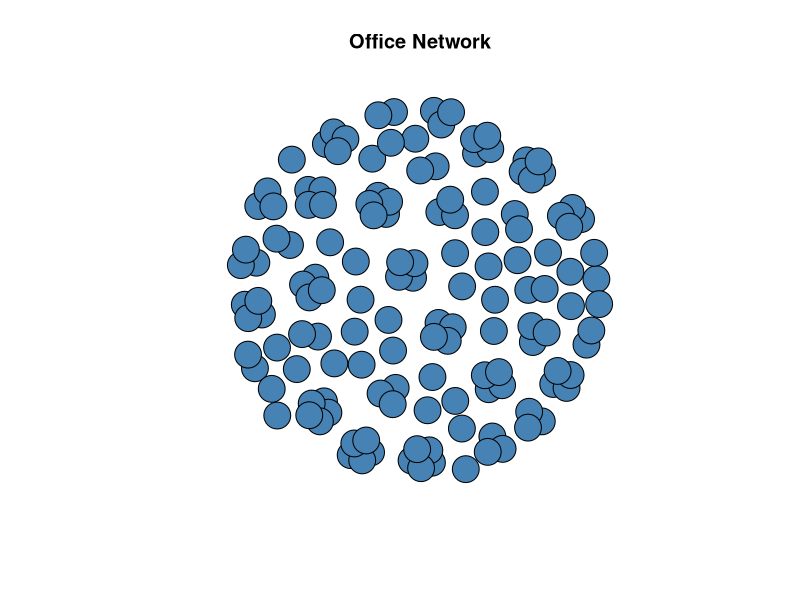
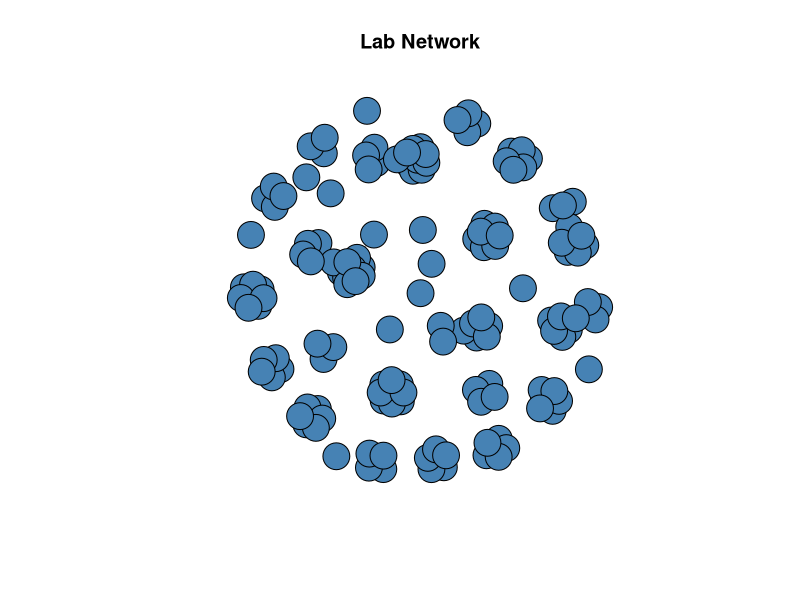
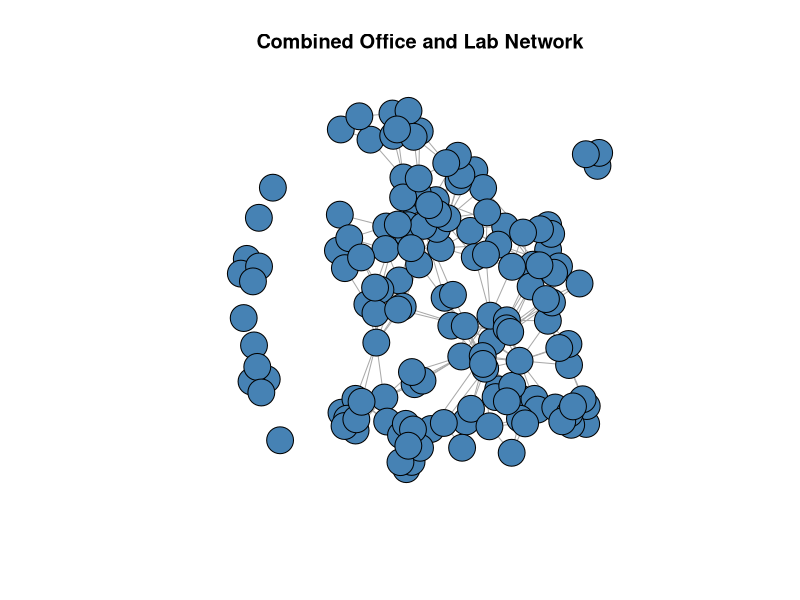

Source code (R) for these figures, in order:
## ---- chunk 1
knitr::opts_chunk$set(message = FALSE)
## ---- chunk 2
library(magrittr)
library(tidygraph)
library(tidyverse)
library(dplyr)
library(igraph)

EEBdata<-read.csv("EEB-individ-data-cleaned.csv")
EEBdata$OfficeComb<- with(EEBdata, paste(O.bdg, Office))
EEBdata$LabComb<- with(EEBdata, paste(L.bdg, Lab))
## ---- chunk 3
office_el<-cbind(ID=EEBdata$UNIQUE, Office=EEBdata$OfficeComb)
office_el<-as.data.frame(office_el)
office_el<-distinct(office_el) #remove duplicate entries
office_el<-office_el[!(office_el$Office == " "),] #remove IDs with no office affiliation 

#Create bipartite network using sparse matrices
library('Matrix')
Office_bi <- spMatrix(nrow=length(unique(office_el$ID)),
        ncol=length(unique(office_el$Office)),
        i = as.numeric(factor(office_el$ID)),
        j = as.numeric(factor(office_el$Office)),
        x = rep(1, length(as.numeric(office_el$ID))) )
row.names(Office_bi) <- levels(factor(office_el$ID))
colnames(Office_bi) <- levels(factor(office_el$Office))

#Create a unipartite network where individuals have edges if they are assigned the same office room
Office_uni <- tcrossprod(Office_bi)

#plot the network
g<-graph_from_adjacency_matrix(Office_uni, mode = "undirected", weighted = NULL, diag = FALSE,  add.colnames = NULL, add.rownames = NA)
summary(g)
plot(g, vertex.color="steelblue", vertex.label=NA, main="Office Network")

## ---- chunk 4
lab_el<-EEBdata %>% select("ID"=UNIQUE, "Lab"=GROUP)
lab_el<-distinct(lab_el) #remove duplicate entries
lab_el<-lab_el[!(lab_el$Lab == " "),] #remove IDs with no office affiliation 

#Create bipartite network using sparse matrices
library('Matrix')
Lab_bi <- spMatrix(nrow=length(unique(lab_el$ID)),
        ncol=length(unique(lab_el$Lab)),
        i = as.numeric(factor(lab_el$ID)),
        j = as.numeric(factor(lab_el$Lab)),
        x = rep(1, length(as.numeric(lab_el$ID))) )
row.names(Lab_bi) <- levels(factor(lab_el$ID))
colnames(Lab_bi) <- levels(factor(lab_el$Lab))


#Create a unipartite network where individuals have edges if they are assigned the same office room
Lab_uni <- tcrossprod(Lab_bi)

#plot the network
h<-graph_from_adjacency_matrix(Lab_uni, mode = "undirected", weighted = NULL, diag = FALSE,  add.colnames = NULL, add.rownames = NA)
summary(h)
plot(h, vertex.color="steelblue", vertex.label=NA, main="Lab Network")

## ---- chunk 5
g<-as_tbl_graph(g)
h<-as_tbl_graph(h)
full_graph<-graph_join(g, h, by="name")

full_graph<-full_graph %>% to_undirected() %>% as.igraph()
plot(full_graph, vertex.color="steelblue", vertex.label=NA, main="Combined Office and Lab Network")
